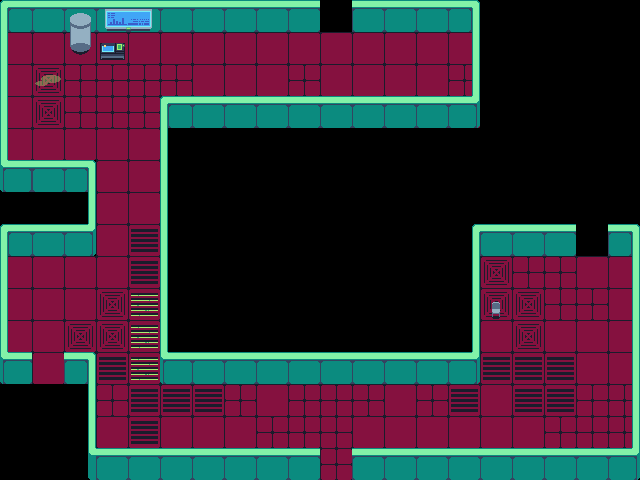

Below is a game level as drawn by its tile map, then a one-line description and the .tmx that defines it (tile-layer data replaced by summaries):
An orthogonal 20x15 tile map with 32x32 px tiles, 4 tile layers (floor, floorDecoration, walls, props), 4 tilesets and 46 objects (10x Spawn, 4x Door, 4x Trap, 4x ExplosionEffect, SnackMachine, ...).

<map version="1.10" tiledversion="1.11.2" orientation="orthogonal" renderorder="right-down" width="20" height="15" tilewidth="32" tileheight="32" infinite="0" nextlayerid="11" nextobjectid="156">
 <tileset firstgid="1" source="tileset_ebene3.tsx" />
 <tileset firstgid="852" source="props_and_items_ebene2.tsx" />
 <tileset firstgid="1380" source="Beartrap.tsx" />
 <tileset firstgid="1384" source="ExplosionEffect.tsx" />
 <layer id="3" name="floor" width="20" height="15">
  <data>[300 cells, 144 non-empty, 5 distinct tile ids]</data>
 </layer>
 <layer id="10" name="floorDecoration" width="20" height="15">
  <data>[300 cells, 1 non-empty, 1 distinct tile ids]</data>
 </layer>
 <layer id="1" name="walls" width="20" height="15">
  <data>[300 cells, 92 non-empty, 14 distinct tile ids]</data>
 </layer>
 <layer id="2" name="props" width="20" height="15">
  <data>[300 cells, 6 non-empty, 6 distinct tile ids]</data>
 </layer>
 <objectgroup id="6" name="Collisions">
  <object id="4" x="352" y="472" width="288" height="8" />
  <object id="19" x="632" y="256" width="8" height="216" />
  <object id="110" x="0" y="24" width="320" height="8" />
  <object id="111" x="352" y="24" width="128" height="8" />
  <object id="112" x="472" y="32" width="8" height="88" />
  <object id="113" x="160" y="120" width="320" height="8" />
  <object id="114" x="160" y="128" width="8" height="248" />
  <object id="115" x="160" y="376" width="320" height="8" />
  <object id="116" x="472" y="256" width="8" height="120" />
  <object id="117" x="472" y="248" width="104" height="8" />
  <object id="118" x="608" y="248" width="32" height="8" />
  <object id="119" x="96" y="472" width="224" height="8" />
  <object id="120" x="88" y="384" width="8" height="96" />
  <object id="121" x="0" y="376" width="96" height="8" />
  <object id="122" x="0" y="248" width="8" height="128" />
  <object id="123" x="8" y="248" width="88" height="8" />
  <object id="125" x="88" y="192" width="8" height="56" />
  <object id="126" x="0" y="184" width="96" height="8" />
  <object id="127" x="0" y="32" width="8" height="152" />
  <object id="129" x="70" y="42" width="21" height="10" />
  <object id="130" x="100" y="50" width="25" height="10" />
  <object id="131" x="492" y="311" width="8" height="6" />
 </objectgroup>
 <objectgroup id="9" name="Props" />
 <objectgroup id="7" name="Entities">
  <object id="63" name="PlayerSpawn" type="Spawn" x="408" y="64">
   <ellipse />
  </object>
  <object id="64" name="ScientistSpawn" type="Spawn" x="56" y="304">
   <ellipse />
  </object>
  <object id="65" name="SnackMachine" type="SnackMachine" x="512" y="288" width="32" height="32" />
  <object id="66" name="SecuritySpawn" type="Spawn" x="80" y="88">
   <ellipse />
  </object>
  <object id="105" name="DoorSpawn" type="Door" x="576" y="224" width="32" height="32">
   <properties>
    <property name="DoorDirection" value="East" />
   </properties>
  </object>
  <object id="106" name="DoorSpawn" type="Door" x="32" y="352" width="32" height="32">
   <properties>
    <property name="DoorDirection" value="West" />
   </properties>
  </object>
  <object id="107" name="DoorSpawn" type="Door" x="320" y="0" width="32" height="32">
   <properties>
    <property name="DoorDirection" value="North" />
   </properties>
  </object>
  <object id="108" name="DoorSpawn" type="Door" x="320" y="448" width="32" height="32">
   <properties>
    <property name="DoorDirection" value="South" />
   </properties>
  </object>
  <object id="132" name="ChemicalTank" type="ChemicalTank" x="32" y="32" width="32" height="33" />
  <object id="133" name="SecuritySpawn" type="Spawn" x="112" y="152">
   <ellipse />
  </object>
  <object id="134" name="SecuritySpawn" type="Spawn" x="560" y="376">
   <ellipse />
  </object>
  <object id="143" name="Beartrap" type="Trap" gid="1380" x="112.388" y="256.63" width="32" height="32">
   <properties>
    <property name="Damage" type="float" value="100" />
    <property name="Effect" type="object" value="144" />
    <property name="RangeLayer" type="object" value="54" />
   </properties>
  </object>
  <object id="144" name="ExplosionEffect" gid="1384" x="64" y="256" width="128" height="128" />
  <object id="145" name="Beartrap" type="Trap" gid="1380" x="176.388" y="448.63" width="32" height="32">
   <properties>
    <property name="Damage" type="float" value="100" />
    <property name="Effect" type="object" value="146" />
    <property name="RangeLayer" type="object" value="54" />
   </properties>
  </object>
  <object id="146" name="ExplosionEffect" gid="1384" x="128" y="448" width="128" height="128" />
  <object id="147" name="Beartrap" type="Trap" gid="1380" x="208.388" y="96.63" width="32" height="32">
   <properties>
    <property name="Damage" type="float" value="100" />
    <property name="Effect" type="object" value="148" />
    <property name="RangeLayer" type="object" value="54" />
   </properties>
  </object>
  <object id="148" name="ExplosionEffect" gid="1384" x="160" y="96" width="128" height="128" />
  <object id="149" name="Beartrap" type="Trap" gid="1380" x="496.388" y="352.63" width="32" height="32">
   <properties>
    <property name="Damage" type="float" value="100" />
    <property name="Effect" type="object" value="150" />
    <property name="RangeLayer" type="object" value="54" />
   </properties>
  </object>
  <object id="150" name="ExplosionEffect" gid="1384" x="448" y="352" width="128" height="128" />
  <object id="151" name="ScientistSpawn" type="Spawn" x="88" y="328">
   <ellipse />
  </object>
  <object id="152" name="ScientistSpawn" type="Spawn" x="256" y="400">
   <ellipse />
  </object>
  <object id="153" name="ScientistSpawn" type="Spawn" x="464" y="408">
   <ellipse />
  </object>
  <object id="154" name="ScientistSpawn" type="Spawn" x="608" y="304">
   <ellipse />
  </object>
  <object id="155" name="ScientistSpawn" type="Spawn" x="160" y="64">
   <ellipse />
  </object>
 </objectgroup>
 <objectgroup id="8" name="Acids" />
</map>
